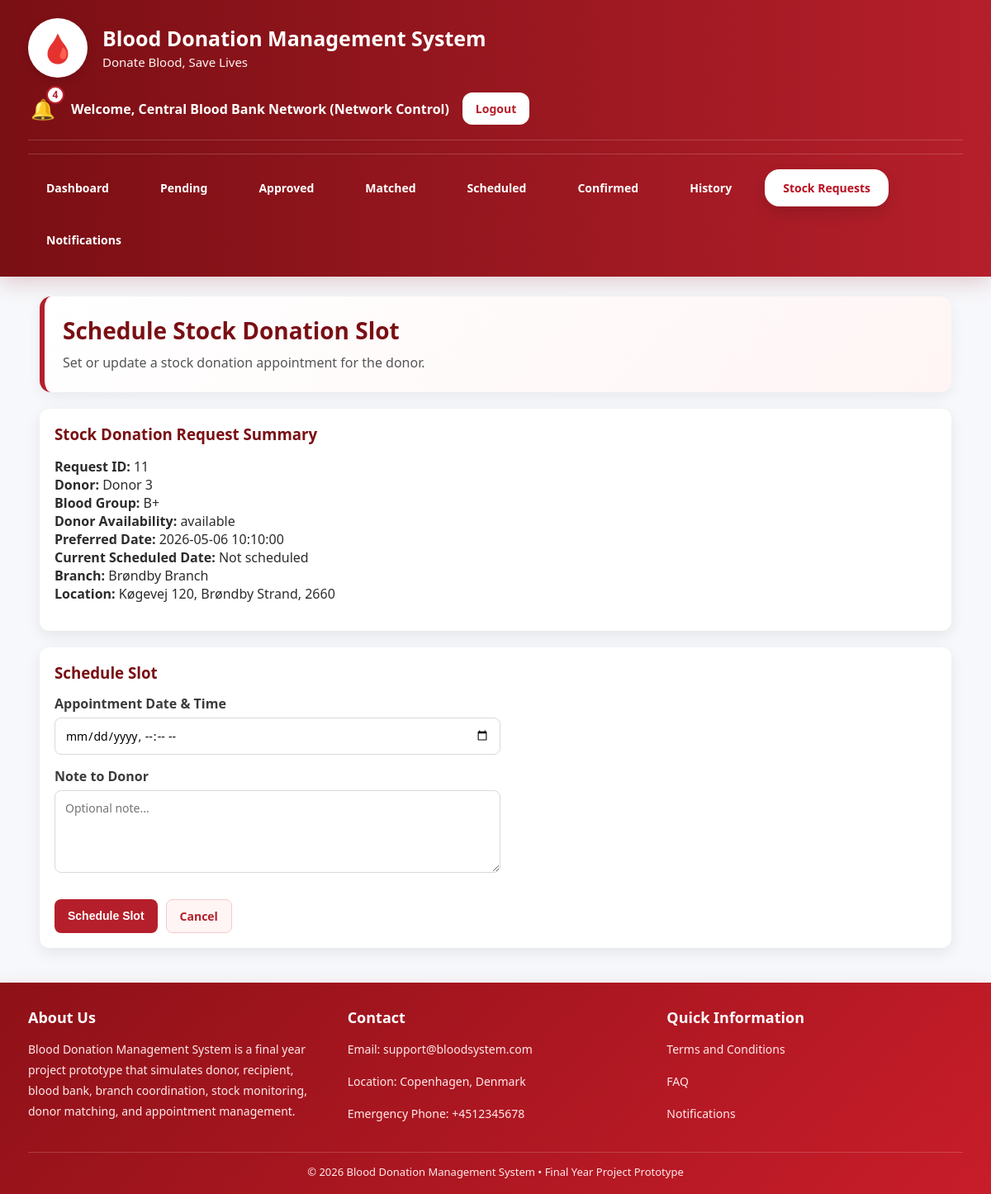
Before: /dashboard/schedule_stock_donation.php?id=11 (signed in) with the older database file.
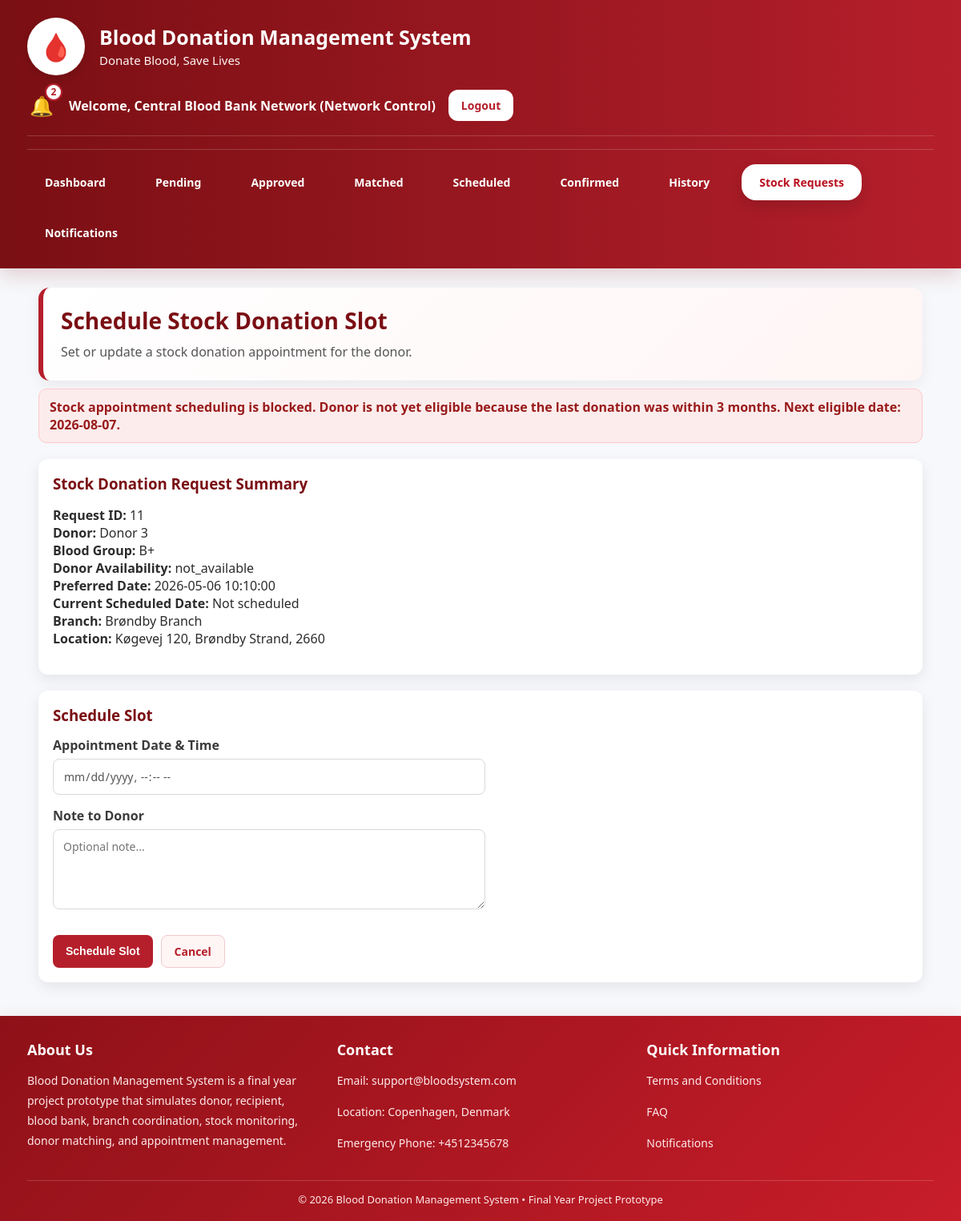
After: the same page with the newer database file.
### tables this page shows
CREATE TABLE `users` (
  `id` int(11) NOT NULL,
  `name` varchar(100) NOT NULL,
  `email` varchar(100) NOT NULL,
  `contact_number` varchar(20) DEFAULT NULL,
  `address` varchar(255) DEFAULT NULL,
  `date_of_birth` date DEFAULT NULL,
  `weight` decimal(5,2) DEFAULT NULL,
  `password` varchar(255) NOT NULL,
  `role` enum('admin','blood_bank','donor','recipient') NOT NULL,
  `blood_group` varchar(5) DEFAULT NULL,
  `weight_kg` decimal(5,2) DEFAULT NULL,
  `location` varchar(100) DEFAULT NULL,
  `address_line` varchar(255) DEFAULT NULL,
  `city` varchar(100) DEFAULT NULL,
  `zipcode` varchar(20) DEFAULT NULL,
  `institution_name` varchar(150) DEFAULT NULL,
  `availability` enum('available','not_available') DEFAULT 'available',
  `created_at` timestamp NOT NULL DEFAULT current_timestamp(),
  `account_status` enum('active','inactive') DEFAULT 'active',
  `status` enum('active','inactive') NOT NULL DEFAULT 'active',
  `next_eligible_date` date DEFAULT NULL
);

### functions/network_helper.php (called while the page is built, shortened)
<?php
function getSystemName(){
    return 'Blood Donation Management System';
}
?>

### functions/eligibility_check.php (called while the page is built, shortened)
<?php
function calculateAge($dateOfBirth) {
    $dob = new DateTime($dateOfBirth);
    $today = new DateTime();
    return $today->diff($dob)->y;
}
function checkDonorEligibility($conn, $donorId, $dateOfBirth, $weightKg) {
    $result = [
        'eligible' => true,
        'reason' => '',
        'age' => null,
        'last_donation_date' => null,
        'next_eligible_date' => null
    ];
    $age = calculateAge($dateOfBirth);
    $result['age'] = $age;
    $stmt = mysqli_prepare($conn, "
        SELECT donation_date
        FROM donations
        WHERE donor_id = ? AND status = 'confirmed'
        ORDER BY donation_date DESC, id DESC
        LIMIT 1
    ");
    mysqli_stmt_bind_param($stmt, "i", $donorId);
    mysqli_stmt_execute($stmt);
    $res = mysqli_stmt_get_result($stmt);
    if ($row = mysqli_fetch_assoc($res)) {
        $lastDonationDate = $row['donation_date'];
        $result['last_donation_date'] = $lastDonationDate;
        $lastDate = new DateTime($lastDonationDate);
        $nextEligible = clone $lastDate;
        $nextEligible->modify('+3 months');
        $today = new DateTime();
        $result['next_eligible_date'] = $nextEligible->format('Y-m-d');
        if ($today < $nextEligible) {
            $result['eligible'] = false;
            $result['reason'] = 'Donor is not yet eligible because the last donation was within 3 months.';
            return $result;
        }
    }
    return $result;
}
function syncDonorAvailabilityStatus($conn, $donorId) {
    $stmt = mysqli_prepare($conn, "
        SELECT date_of_birth, weight_kg, availability, next_eligible_date
        FROM users
        WHERE id = ? AND role = 'donor'
    ");
    mysqli_stmt_bind_param($stmt, "i", $donorId);
    mysqli_stmt_execute($stmt);
    $res = mysqli_stmt_get_result($stmt);
    $donor = mysqli_fetch_assoc($res);
    $eligibility = checkDonorEligibility(
        $conn,
        $donorId,
        $donor['date_of_birth'] ?? null,
        $donor['weight_kg'] ?? null
    );
    $desiredAvailability = $eligibility['eligible'] ? 'available' : 'not_available';
    $nextEligibleDate = $eligibility['next_eligible_date'] ?? null;
    $update_stmt = mysqli_prepare($conn, "
        UPDATE users
        SET availability = ?, next_eligible_date = ?
        WHERE id = ? AND role = 'donor'
    ");
    $eligibility['availability'] = $desiredAvailability;
    return $eligibility;
}
?>

### functions/location_helper.php (called while the page is built, shortened)
<?php
function buildFullLocation($address = '', $city = '', $zipcode = '', $fallback = ''){
    $parts = array_filter([
        trim((string)$address),
        trim((string)$city),
        trim((string)$zipcode)
    ], function($v){
        return $v !== '';
    });
    if(!empty($parts)){
        return implode(', ', $parts);
    }
    return trim((string)$fallback);
}
?>

### dashboard/schedule_stock_donation.php (the view, shortened to what the changed rows need)
<?php
include '../config/db.php';
include '../functions/network_helper.php';
include '../functions/location_helper.php';
include '../functions/eligibility_check.php';
$blood_bank_id = (int)$_SESSION['user_id'];
$request_id = (int)$_GET['id'];
$notif_stmt = mysqli_prepare($conn, "SELECT COUNT(*) AS total FROM notifications WHERE user_id = ? AND is_read = 0");
mysqli_stmt_bind_param($notif_stmt, "i", $blood_bank_id);
mysqli_stmt_execute($notif_stmt);
$notif_result = mysqli_stmt_get_result($notif_stmt);
$notif_data = mysqli_fetch_assoc($notif_result);
$notif_count = $notif_data['total'] ?? 0;
$stmt = mysqli_prepare($conn, "
    SELECT
        sdr.*,
        donor.name AS donor_name,
        donor.blood_group,
        donor.availability AS donor_availability,
        donor.account_status AS donor_account_status,
        donor.status AS donor_user_status,
        b.branch_name,
        b.address_line,
        b.city,
        b.zipcode
    FROM stock_donation_requests sdr
    JOIN users donor ON sdr.donor_id = donor.id
    LEFT JOIN branches b ON sdr.branch_id = b.id
    WHERE sdr.id = ?
      AND sdr.blood_bank_user_id = ?
    LIMIT 1
");
mysqli_stmt_bind_param($stmt, "ii", $request_id, $blood_bank_id);
mysqli_stmt_execute($stmt);
$result = mysqli_stmt_get_result($stmt);
$request = mysqli_fetch_assoc($result);
$donor_id = (int)$request['donor_id'];
$donorEligibility = syncDonorAvailabilityStatus($conn, $donor_id);
$donorAccountActive = (
    ($request['donor_account_status'] ?? 'active') === 'active' &&
    ($request['donor_user_status'] ?? 'active') === 'active'
);
$canScheduleStock = (
    $donorAccountActive &&
    !empty($donorEligibility['eligible']) &&
    ($donorEligibility['availability'] ?? 'not_available') === 'available'
);
$donorBlockMessage = "";
if(!$donorAccountActive){
    $donorBlockMessage = "This donor account is inactive, so a stock donation slot cannot be scheduled.";
} elseif(!$canScheduleStock){
    $donorBlockMessage = $donorEligibility['reason'] ?? "This donor is currently not eligible or available for stock donation.";
    if(!empty($donorEligibility['next_eligible_date'])){
        $donorBlockMessage .= " Next eligible date: " . $donorEligibility['next_eligible_date'] . ".";
    }
}
$hasDonorRescheduleRequest = (strpos((string)($request['notes'] ?? ''), '[Donor Reschedule Request]') !== false);
$pageTitle = $hasDonorRescheduleRequest ? 'Propose New Slot for Stock Donation' : 'Schedule Stock Donation Slot';
$buttonText = $hasDonorRescheduleRequest ? 'Propose New Slot' : 'Schedule Slot';
?>
<!DOCTYPE html>
<html>
<head>
    <link rel="stylesheet" href="assets/style.css">
</head>
<body>
<div class="topbar topbar-full bloodbank-shell">
    <div class="container">
        <div class="topbar-header">
            <div class="topbar-left">
                <div class="brand-text">
                    <h2><?php echo htmlspecialchars(getSystemName()); ?></h2>
                </div>
            </div>
            <div class="topbar-right">
                <a href="notifications.php" class="notify" title="Notifications">
                    🔔
                    <span class="notify-badge"><?php echo (int)$notif_count; ?></span>
                </a>
            </div>
        </div>
    </div>
</div>
<div class="container">
    <div class="hero">
        <h1><?php echo htmlspecialchars($pageTitle); ?></h1>
        <p>Set or update a stock donation appointment for the donor.</p>
    </div>
    <?php if(!$canScheduleStock){ ?>
        <div class="alert alert-error">
            Stock appointment scheduling is blocked.
            <?php echo htmlspecialchars($donorBlockMessage); ?>
        </div>
    <?php } ?>
    <div class="card">
        <h3>Stock Donation Request Summary</h3>
        <p>
            <strong>Request ID:</strong> <?php echo htmlspecialchars($request['id']); ?><br>
            <strong>Donor:</strong> <?php echo htmlspecialchars($request['donor_name']); ?><br>
            <strong>Blood Group:</strong> <?php echo htmlspecialchars($request['blood_group']); ?><br>
            <strong>Donor Availability:</strong> <?php echo htmlspecialchars($donorEligibility['availability'] ?? 'not_available'); ?><br>
            <strong>Preferred Date:</strong> <?php echo htmlspecialchars($request['preferred_date'] ?? ''); ?><br>
            <strong>Current Scheduled Date:</strong> <?php echo htmlspecialchars($request['scheduled_date'] ?? 'Not scheduled'); ?><br>
            <strong>Branch:</strong> <?php echo htmlspecialchars($request['branch_name'] ?? 'Not assigned'); ?><br>
            <strong>Location:</strong>
            <?php
                echo htmlspecialchars(
                    buildFullLocation(
                        $request['address_line'] ?? '',
                        $request['city'] ?? '',
                        $request['zipcode'] ?? '',
                        ''
                    )
                );
            ?>
        </p>
    </div>
    <div class="card">
        <h3><?php echo htmlspecialchars($buttonText); ?></h3>
        <form method="POST" class="form">
            <label>Appointment Date & Time</label>
            <input
                class="input"
                type="datetime-local"
                name="scheduled_date"
                <?php echo !$canScheduleStock ? 'disabled' : ''; ?>
                required
            >
            <label>Note to Donor</label>
            <textarea
                class="input"
                name="notes"
                rows="4"
                placeholder="Optional note..."
                <?php echo !$canScheduleStock ? 'disabled' : ''; ?>
            ></textarea>
            <div class="form-actions-row">
                <button
                    class="btn btn-primary"
                    type="submit"
                    name="schedule_slot"
                    <?php echo !$canScheduleStock ? 'disabled' : ''; ?>
                >
                </button>
                <a class="btn btn-secondary" href="blood_bank_stock_requests.php">Cancel</a>
            </div>
        </form>
    </div>
</div>
</body>
</html>

Changed rows visible on the page:
changed users: next_eligible_date (not shown) → "Donor is not yet eligible because the last donation was within 3 months. Next eligible date: 2026-08-07."; availability (not shown) → "not_available"
Other visible differences:
$notif_count: "4" → "2"
$donorEligibility['availability']: "available" → (not shown)
text now shown: "Stock appointment scheduling is blocked."
